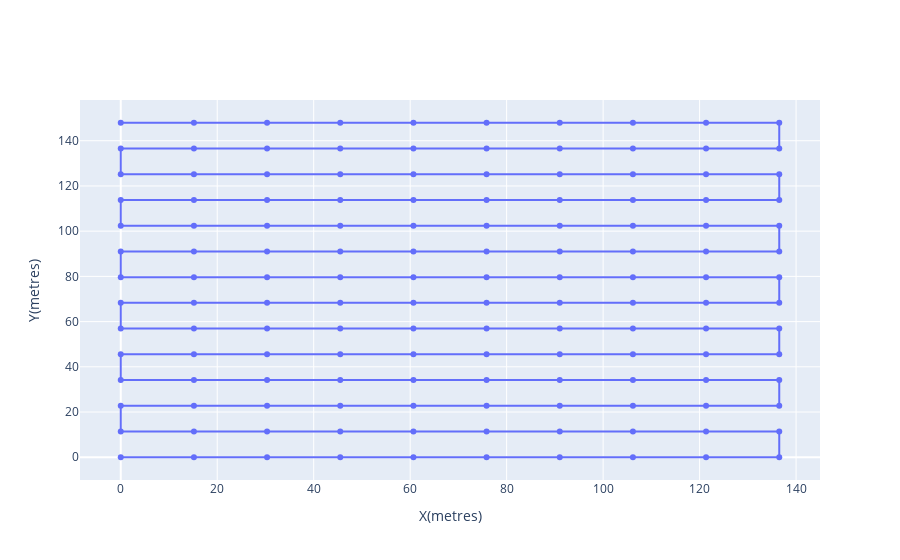

This figure's notebook cell:
### Markdown cell above
# Week 7: Visualize Flight Plans

This week, we will use a third party plotting framework called [Plotly](https://plotly.com/python/) to visualize our plans. Please follow this [tutorial](https://www.kaggle.com/code/kanncaa1/plotly-tutorial-for-beginners) to gain some basic experience with Plotly, and then come up with your own visualization function. You are free to choose to come up with your own visualization, and use something other than Plotly.

$\color{red}{\text{TODO: }}$ Implement `plot_photo_plan` in `src/visualization.py`

### Code cell
fig = plot_photo_plan(computed_plan)
fig.show()

### Figure 1 — Plotly figure (JSON) as saved in the notebook; plotly's stock layout.template omitted (floating-point values rounded to 4 significant figures; data arrays with more than 128 entries replaced by an {"elided": "..."} marker saying what was removed)
{"data": [{"mode": "lines+markers", "type": "scatter", "x": {"elided": "140 float values"}, "y": {"elided": "140 float values"}}], "layout": {"xaxis": {"title": {"text": "X(metres)"}}, "yaxis": {"title": {"text": "Y(metres)"}}}}
